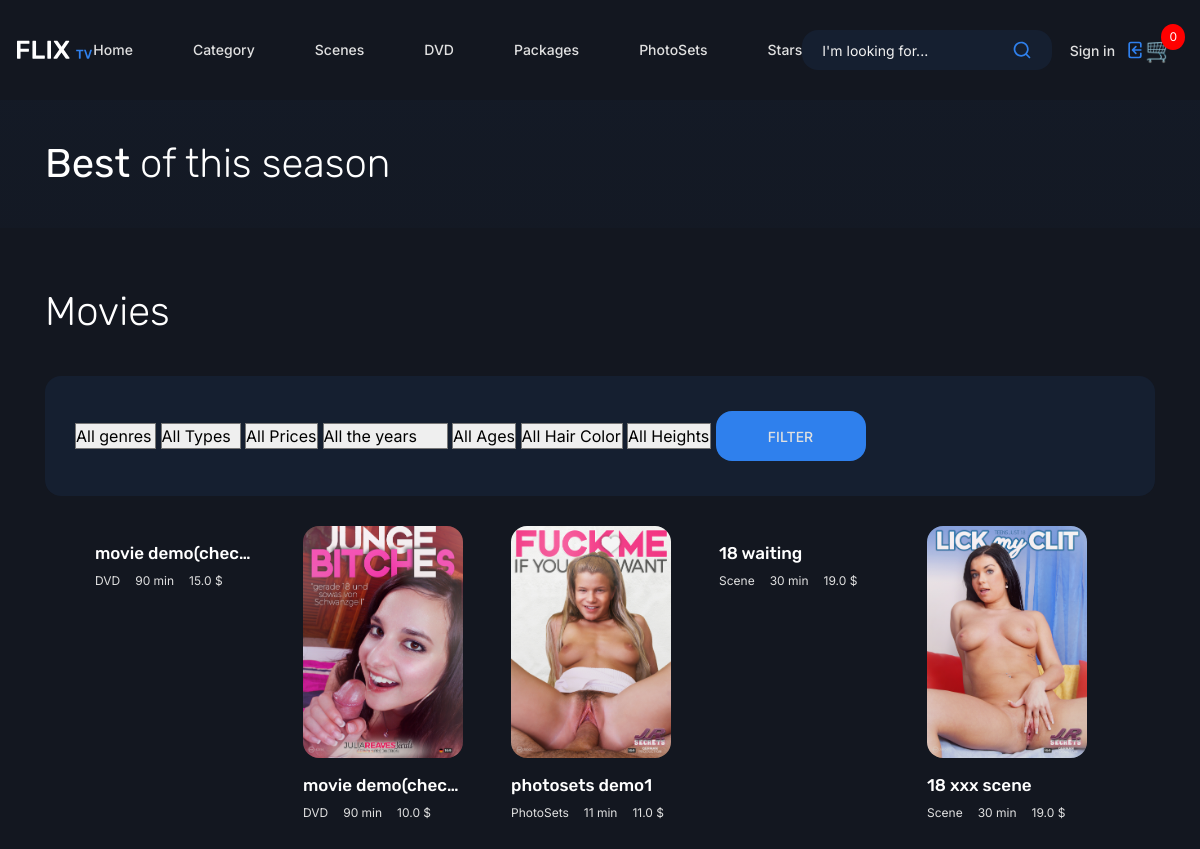
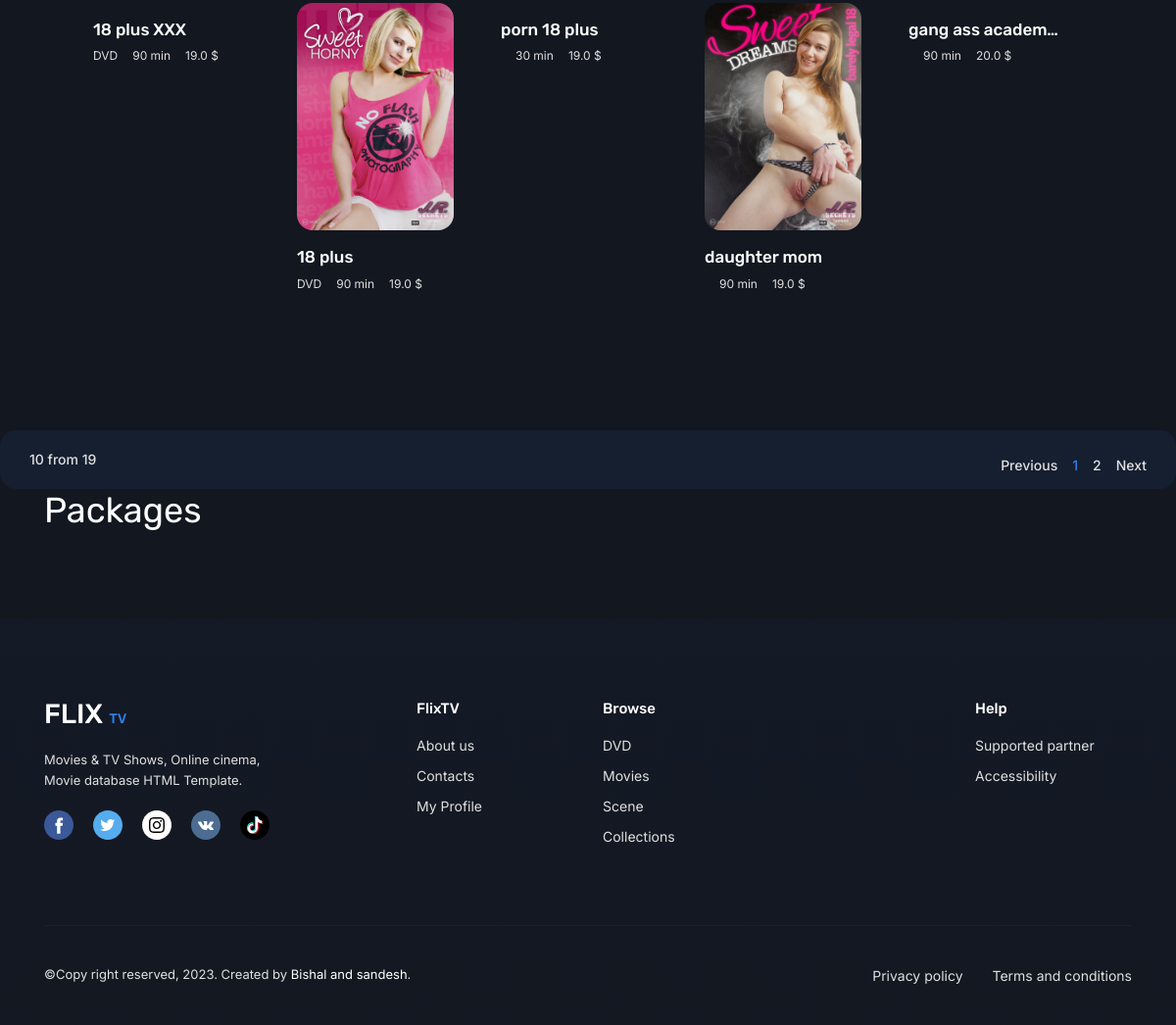
The page / on the database its author committed (2 pictures, top to bottom).
### indexapp/models.py (models this page shows, shortened)
class MovieDetail(models.Model):
    movie_name=models.CharField(max_length=100)
    year=models.IntegerField()
    stars=models.ManyToManyField(StarsModel,related_name='stars',blank=True)
    quality=models.CharField(max_length=50,default=False)
    type=models.CharField(max_length=20,blank=True)
    coverphoto=models.ImageField(upload_to='coverphoto/',null=True)
    duration=models.IntegerField(null=True,blank=True)
    short_description=models.TextField(max_length=100000)
    images=models.ManyToManyField(ImagesModel,related_name='related_images')
    trailer=models.FileField(upload_to='trailer/',blank=True,null=True)
    price=models.FloatField()
    genre=models.ManyToManyField(Category,blank=True)
    studio=models.ForeignKey(StudioModel,on_delete=models.CASCADE,blank=True,null=True)
    slug=models.SlugField(unique=True,blank=False)
    created_at=models.DateField(auto_now=True,null=True)

### indexapp/views.py (the view)
# urls.py: path('',views.home,name='home'),
def home(request):
    all_product=MovieDetail.objects.all().order_by('-id')
    paginator=Paginator(all_product,10)
    page=request.GET.get('page')
    paged_products=paginator.get_page(page)
    count=all_product.count()
    allalbums=Albums.objects.all()
    stardata=StarsModel.objects.all()
    genres=Category.objects.all()
    haircolor=StarsModel.objects.values('haircolor').distinct()
    context={
        'genres':genres,
        'all_products':paged_products,
        'get_data':all_product,
        'count':count,
        'allalbums':allalbums,
        'star':stardata,
        'haircolor':haircolor
    }
    return render(request,'index.html',context)

### detailapp/context_processors.py (called while the page is built)
def _cart_id(request):
    cart=request.session.session_key
    if not cart:
        cart=request.session.create()
    return cart

def counter(request):
    cart_count=0
    cart_count1=0
    if 'admin' in request.path:
        return {}
    else:
        try:
            cart=Cart.objects.filter(cart_id=_cart_id(request))
            if request.user.is_authenticated:
                cart_items=Cartitem.objects.all().filter(user=request.user)
                cart_items1=Album_item.objects.all().filter(user=request.user)
            else:
               cart_items=Cartitem.objects.all().filter(cart=cart[:1])
               cart_items1=Album_item.objects.all().filter(cart=cart[:1])
            for item in cart_items:
                cart_count=cart_count+item.quantity
            for item1 in cart_items1:
                cart_count1=cart_count1+item1.quantity
            cart_count2=cart_count+cart_count1
        except Cart.DoesNotExist:
            cart_count=0
    return dict(cart_count=cart_count2)

### templates/index.html (shortened to what this page needs)
{% extends 'base.html' %}
{% load static %}
{% block content %}
	{% include 'include/header.html' %}
	<div class="home home--title">
		<div class="container">
			<div class="row">
				<div class="col-12">
					<h1 class="home__title"><b>Best </b> of this season</h1>
				</div>
			</div>
		</div>
		<button class="home__nav home__nav--prev" data-nav="#flixtv-hero" type="button"></button>
		<button class="home__nav home__nav--next" data-nav="#flixtv-hero" type="button"></button>
	</div>
	<div  class="catalog catalog--list">
		<div class="container">
			<div class="row">
				<div class="col-12">
					<h1 class="home__title">Movies</h1><F5>
				</div>
					<div class="container">
						<div class="row">
							<div class="col-12">
								<div class="catalog__nav">
									<div  class="catalog__select-wrap">
									<form method="POST" action="{% url 'category_filter' %}">
										<select class="catalog__select" name="genre" id="genre">
											<option value="all">All genres</option>
										</select>
										<select class="catalog__select" name="type" id="type">
											<option value="all">All Types</option>
										</select>
										<select class="catalog__select" name="price" id="price">
											<option value="all">All Prices</option>
										</select>
										<select class="catalog__select" name="year" id ="year" >
											<option value="all">All the years</option>
									</select>
					<select class="catalog__select" name="starage" id ="starage">
				<option value="all">All Ages</option>
			</select>
			<select class="catalog__select" name="starhaircolor" id ="starhaircolor">
				<option value="all">All Hair Color</option>
			</select>
			<select class="catalog__select" name="starheight" id ="starheight">
				<option value="all">All Heights</option>
			</select>
			<button style="text-align:center;width:150px;display:inline-block;" type="submit" class="sign__btn">Filter</button>
			</form>
									</div>
								</div>
								</div>
						</div>
					</div>
				</div>
					<div style="justify-content:center;" class="row row--grid">
						{% for item in  all_products %}
						<div  style="margin-right:18px;"class="col-6 col-sm-4 col-lg-3 col-xl-2">
							<div class="card">
								<a href="{% url 'details' slug=item.slug %}" class="card__cover">
									<img src="{{item.coverphoto.url}}" alt="">
								</a>
								<h3 class="card__title"><a href="{% url 'details' slug=item.slug%}">{{item.movie_name}}</a></h3>
								<ul class="card__list">
									<li>{{item.type}}</li>
									<li>{{item.duration}} min</li>
									<li>{{item.price}} $</li>
								</ul>
							</div>
						</div>
						{% endfor %}
					</div>
				</div>
			</div>
		 <div class="row">
				<div class="col-12">
					<div class="catalog__paginator-wrap">
						<span class="catalog__pages">10 from {{count}}</span>
						<ul class="catalog__paginator">
							<nav class="mt-4" aria-label="Page navigation sample">
								{% if all_products.has_other_pages %}
								<ul class="pagination" style='display: flex;
								margin-bottom: 13px;'>
									{% if all_products.has_previous %}
									<li class="page-item "><a class="page-link"
											href="?page={{all_products.previous_page_number}}">Previous</a></li>
									{% else %}
									<li class="page-item disabled"><a class="page-link" href="">Previous</a></li>
									{% endif %}
									{% for i in all_products.paginator.page_range %}
									{% if all_products.number == i %}
									<li class="page-item active"><a class="page-link" href="#">{{i}}</a></li>
									{% else %}
									<li class="page-item "><a class="page-link" href="?page={{i}}">{{i}}</a></li>
									{% endif %}
									{% endfor %}
									{% if all_products.has_next %}
									<li class="page-item"><a class="page-link active" href="?page={{all_products.next_page_number}}">Next</a></li>
									{% else %}
									<li class="page-item disabled"><a class="page-link " href="#">Next</a></li>
									{% endif %}
								</ul>
								{% endif %}
							</nav>
						</ul>
					</div>
				</div>
			</div>
	<section class="section section--pb0">
		<div class="container">
			<div class="row">
				<div class="col-12">
					<h2 class="section__title">Packages</h2>
				</div>
			</div>
		</div>
	</section>
{% include 'include/footer.html' %}
	{% endblock %}

### rows shown on the page
MovieDetail: movie_name "movie demo(chec…", type "DVD", duration "90", price "15.0"
MovieDetail: coverphoto (picture), movie_name "movie demo(chec…", type "DVD", duration "90", price "10.0"
MovieDetail: coverphoto (picture), movie_name "photosets demo1", type "PhotoSets", duration "11", price "11.0"
MovieDetail: movie_name "18 waiting", type "Scene", duration "30", price "19.0"
MovieDetail: coverphoto (picture), movie_name "18 xxx scene", type "Scene", duration "30", price "19.0"
MovieDetail: movie_name "18 plus XXX", type "DVD", duration "90", price "19.0"
MovieDetail: coverphoto (picture), movie_name "18 plus", type "DVD", duration "90", price "19.0"
MovieDetail: movie_name "porn 18 plus", duration "30", price "19.0"
MovieDetail: coverphoto (picture), movie_name "daughter mom", duration "90", price "19.0"
MovieDetail: movie_name "gang ass academ…", duration "90", price "20.0"

### other values the page prints
{{ cart_count }} "0"
{{ count }} "19"
{{ i }} "1"
{{ i }} "2"
